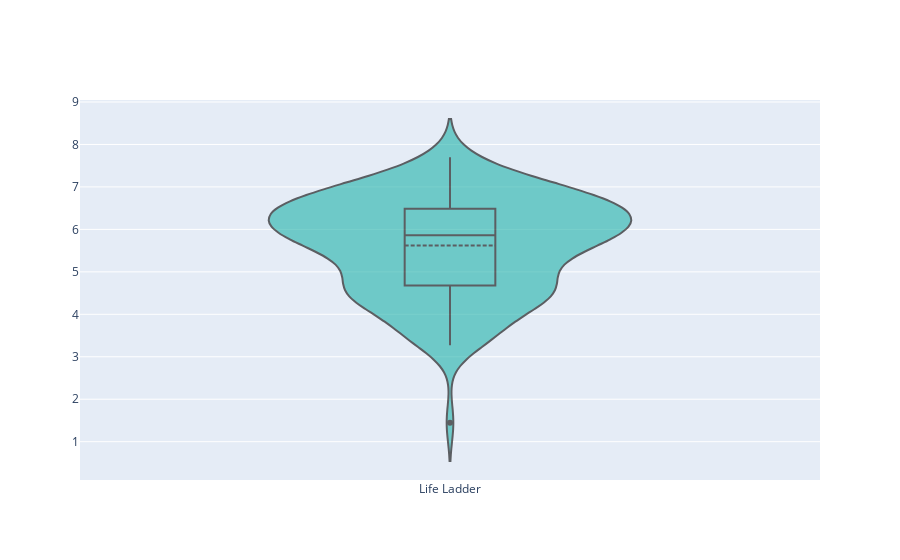
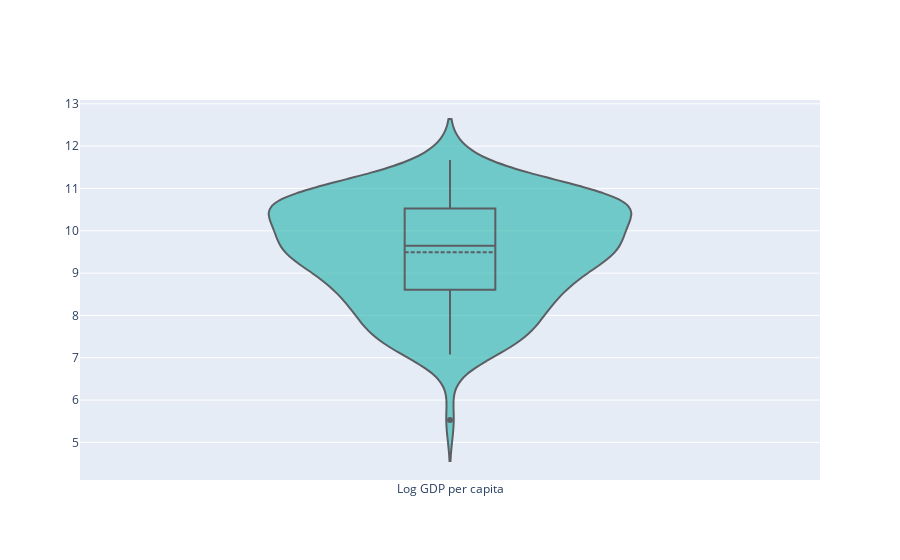
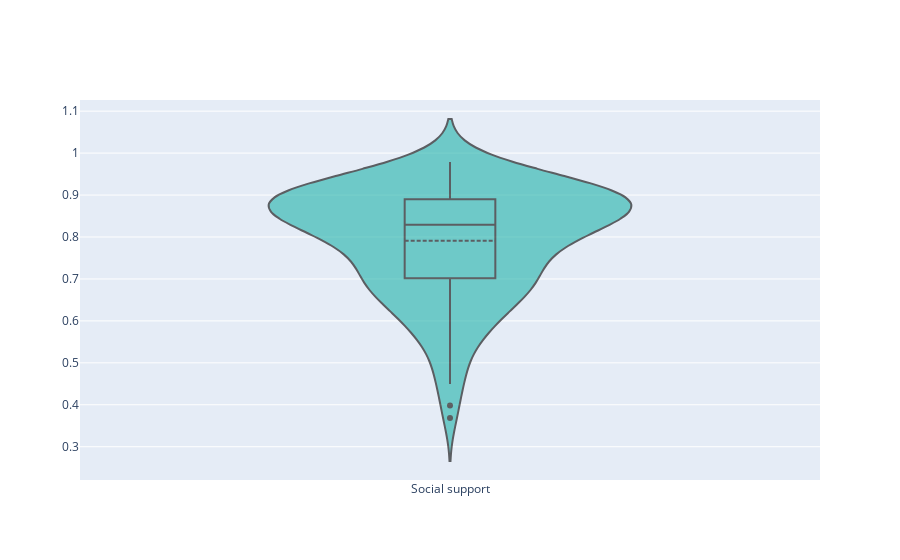
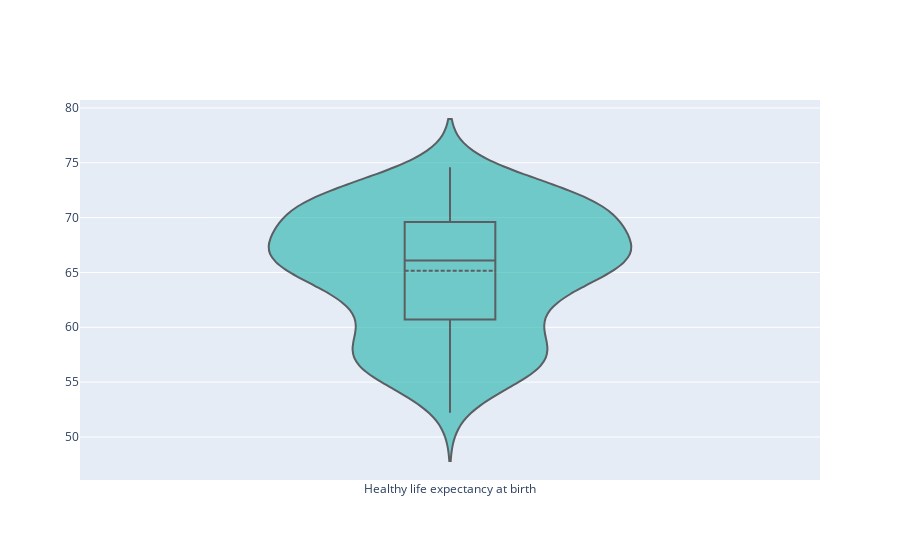

Source (notebook cell) for these figures, in order:
### Markdown cell above
## deal with outliers

### Code cell
for var in numeric23.columns:
     fig = go.Figure(data=go.Violin(y=numeric23[var], box_visible=True, line_color='black',
                               meanline_visible=True, fillcolor='lightseagreen', opacity=0.6,
                               x0= var))

     fig.update_layout(yaxis_zeroline=False)
     fig.show()

### Figure 1 — Plotly figure (JSON) as saved in the notebook; plotly's stock layout.template omitted (floating-point values rounded to 4 significant figures; data arrays with more than 128 entries replaced by an {"elided": "..."} marker saying what was removed)
{"data": [{"box": {"visible": true}, "fillcolor": "lightseagreen", "line": {"color": "black"}, "meanline": {"visible": true}, "opacity": 0.6, "type": "violin", "x0": "Life Ladder", "y": {"elided": "138 float values"}}], "layout": {"yaxis": {"zeroline": false}}}

### Figure 2 — Plotly figure (JSON) as saved in the notebook; plotly's stock layout.template omitted (floating-point values rounded to 4 significant figures; data arrays with more than 128 entries replaced by an {"elided": "..."} marker saying what was removed)
{"data": [{"box": {"visible": true}, "fillcolor": "lightseagreen", "line": {"color": "black"}, "meanline": {"visible": true}, "opacity": 0.6, "type": "violin", "x0": "Log GDP per capita", "y": {"elided": "138 float values"}}], "layout": {"yaxis": {"zeroline": false}}}

### Figure 3 — Plotly figure (JSON) as saved in the notebook; plotly's stock layout.template omitted (floating-point values rounded to 4 significant figures; data arrays with more than 128 entries replaced by an {"elided": "..."} marker saying what was removed)
{"data": [{"box": {"visible": true}, "fillcolor": "lightseagreen", "line": {"color": "black"}, "meanline": {"visible": true}, "opacity": 0.6, "type": "violin", "x0": "Social support", "y": {"elided": "138 float values"}}], "layout": {"yaxis": {"zeroline": false}}}

### Figure 4 — Plotly figure (JSON) as saved in the notebook; plotly's stock layout.template omitted (floating-point values rounded to 4 significant figures; data arrays with more than 128 entries replaced by an {"elided": "..."} marker saying what was removed)
{"data": [{"box": {"visible": true}, "fillcolor": "lightseagreen", "line": {"color": "black"}, "meanline": {"visible": true}, "opacity": 0.6, "type": "violin", "x0": "Healthy life expectancy at birth", "y": {"elided": "138 float values"}}], "layout": {"yaxis": {"zeroline": false}}}
